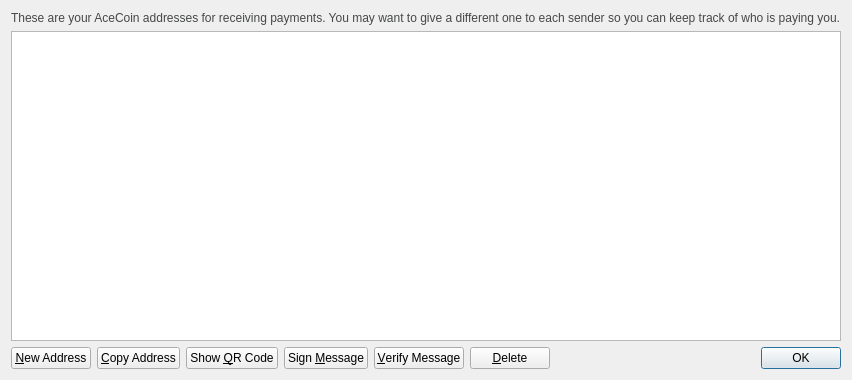
<?xml version="1.0" encoding="UTF-8"?>
<ui version="4.0">
 <class>AddressBookPage</class>
 <widget class="QWidget" name="AddressBookPage">
  <property name="geometry">
   <rect>
    <x>0</x>
    <y>0</y>
    <width>852</width>
    <height>380</height>
   </rect>
  </property>
  <property name="windowTitle">
   <string>Address Book</string>
  </property>
  <layout class="QVBoxLayout" name="verticalLayout">
   <item>
    <widget class="QLabel" name="labelExplanation">
     <property name="styleSheet">
      <string notr="true">#labelExplanation { color: #464747; }</string>
     </property>
     <property name="text">
      <string>These are your AceCoin addresses for receiving payments. You may want to give a different one to each sender so you can keep track of who is paying you.</string>
     </property>
     <property name="textFormat">
      <enum>Qt::PlainText</enum>
     </property>
     <property name="wordWrap">
      <bool>true</bool>
     </property>
    </widget>
   </item>
   <item>
    <widget class="QTableView" name="tableView">
     <property name="contextMenuPolicy">
      <enum>Qt::CustomContextMenu</enum>
     </property>
     <property name="toolTip">
      <string>Double-click to edit address or label</string>
     </property>
     <property name="tabKeyNavigation">
      <bool>false</bool>
     </property>
     <property name="alternatingRowColors">
      <bool>true</bool>
     </property>
     <property name="selectionMode">
      <enum>QAbstractItemView::SingleSelection</enum>
     </property>
     <property name="selectionBehavior">
      <enum>QAbstractItemView::SelectRows</enum>
     </property>
     <property name="sortingEnabled">
      <bool>true</bool>
     </property>
     <attribute name="verticalHeaderVisible">
      <bool>false</bool>
     </attribute>
    </widget>
   </item>
   <item>
    <layout class="QHBoxLayout" name="horizontalLayout">
     <item>
      <widget class="QPushButton" name="newAddressButton">
       <property name="toolTip">
        <string>Create a new address</string>
       </property>
       <property name="text">
        <string>&amp;New Address</string>
       </property>
       <property name="icon">
        <iconset resource="../bitcoin.qrc">
         <normaloff>:/icons/add</normaloff>:/icons/add</iconset>
       </property>
      </widget>
     </item>
     <item>
      <widget class="QPushButton" name="copyToClipboard">
       <property name="toolTip">
        <string>Copy the currently selected address to the system clipboard</string>
       </property>
       <property name="text">
        <string>&amp;Copy Address</string>
       </property>
       <property name="icon">
        <iconset resource="../bitcoin.qrc">
         <normaloff>:/icons/editcopy</normaloff>:/icons/editcopy</iconset>
       </property>
      </widget>
     </item>
     <item>
      <widget class="QPushButton" name="showQRCode">
       <property name="text">
        <string>Show &amp;QR Code</string>
       </property>
       <property name="icon">
        <iconset resource="../bitcoin.qrc">
         <normaloff>:/icons/qrcode</normaloff>:/icons/qrcode</iconset>
       </property>
      </widget>
     </item>
     <item>
      <widget class="QPushButton" name="signMessage">
       <property name="toolTip">
        <string>Sign a message to prove you own a AceCoin address</string>
       </property>
       <property name="text">
        <string>Sign &amp;Message</string>
       </property>
       <property name="icon">
        <iconset resource="../bitcoin.qrc">
         <normaloff>:/icons/edit</normaloff>:/icons/edit</iconset>
       </property>
      </widget>
     </item>
     <item>
      <widget class="QPushButton" name="verifyMessage">
       <property name="toolTip">
        <string>Verify a message to ensure it was signed with a specified AceCoin address</string>
       </property>
       <property name="text">
        <string>&amp;Verify Message</string>
       </property>
       <property name="icon">
        <iconset resource="../bitcoin.qrc">
         <normaloff>:/icons/transaction_0</normaloff>:/icons/transaction_0</iconset>
       </property>
      </widget>
     </item>
     <item>
      <widget class="QPushButton" name="deleteButton">
       <property name="toolTip">
        <string>Delete the currently selected address from the list</string>
       </property>
       <property name="text">
        <string>&amp;Delete</string>
       </property>
       <property name="icon">
        <iconset resource="../bitcoin.qrc">
         <normaloff>:/icons/remove</normaloff>:/icons/remove</iconset>
       </property>
      </widget>
     </item>
     <item>
      <spacer name="horizontalSpacer">
       <property name="orientation">
        <enum>Qt::Horizontal</enum>
       </property>
       <property name="sizeHint" stdset="0">
        <size>
         <width>40</width>
         <height>20</height>
        </size>
       </property>
      </spacer>
     </item>
     <item>
      <widget class="QDialogButtonBox" name="buttonBox">
       <property name="sizePolicy">
        <sizepolicy hsizetype="Maximum" vsizetype="Fixed">
         <horstretch>0</horstretch>
         <verstretch>0</verstretch>
        </sizepolicy>
       </property>
       <property name="standardButtons">
        <set>QDialogButtonBox::Ok</set>
       </property>
      </widget>
     </item>
    </layout>
   </item>
  </layout>
 </widget>
 <resources>
  <include location="../bitcoin.qrc"/>
 </resources>
 <connections/>
</ui>
